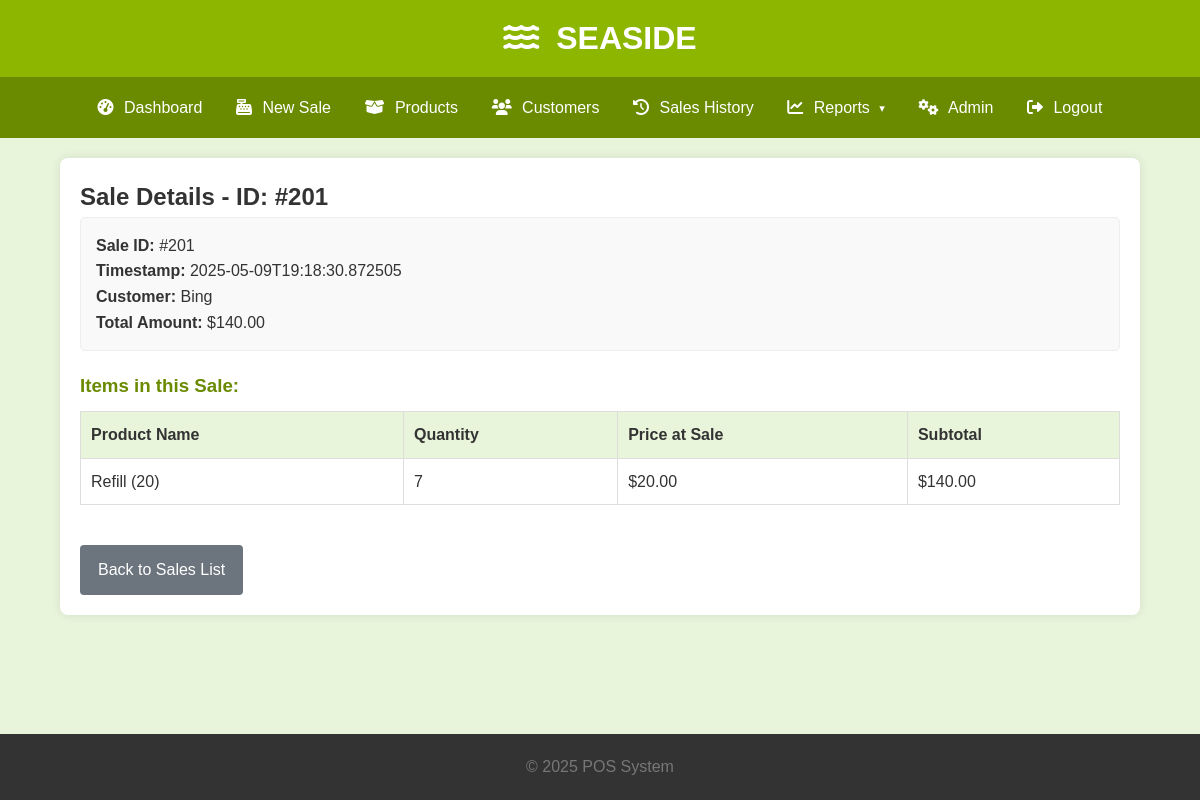
The app's page /sales/201 (signed in) with its own data.
### tables this page shows
CREATE TABLE Sales (
                SaleID INTEGER PRIMARY KEY AUTOINCREMENT,
                SaleTimestamp TEXT NOT NULL,
                TotalAmount REAL NOT NULL CHECK (TotalAmount >= 0),
                CustomerName TEXT DEFAULT 'N/A'
            );

CREATE TABLE SaleItems (
                SaleItemID INTEGER PRIMARY KEY AUTOINCREMENT,
                SaleID INTEGER NOT NULL,
                ProductName TEXT NOT NULL,
                Quantity INTEGER NOT NULL CHECK (Quantity > 0),
                PriceAtSale REAL NOT NULL,
                Subtotal REAL NOT NULL,
                FOREIGN KEY (SaleID) REFERENCES Sales (SaleID) ON DELETE CASCADE
            );

### app.py (the view)
@app.route('/sales/<int:sale_id>')
@login_required
def view_sale(sale_id):
    sale_details = db.get_sale_details_db(sale_id)
    if not sale_details:
        flash(f"Sale with ID {sale_id} not found.", "error")
        return redirect(url_for('list_sales'))
    return render_template('sales/details.html',
                           sale=sale_details["info"],
                           items=sale_details["items"],
                           title=f"Sale #{sale_id} Details")

### app.py (called while the page is built)
@app.context_processor
def utility_processor():
    return {'now': datetime.datetime.now,
            'min': min,
            'max': max,
            'logged_in': session.get('logged_in', False),
            'calendar': calendar
            }

def login_required(f):
    @wraps(f)
    def decorated_function(*args, **kwargs):
        if not session.get('logged_in'):
            flash("Please log in to access this page.", "warning")
            return redirect(url_for('login', next=request.url))
        return f(*args, **kwargs)
    return decorated_function

### db_operations.py (called while the page is built)
def get_db_connection():
    conn = None
    try:
        conn = sqlite3.connect(DATABASE_URL)
        conn.row_factory = sqlite3.Row  # Access columns by name
        conn.execute("PRAGMA foreign_keys = ON;")  # Ensure foreign key constraints are enforced
        logging.debug("Database connection established.")
    except sqlite3.Error as e:
        logging.error(f"Database connection error: {e}", exc_info=True)
        raise  # Re-raise the exception if connection fails
    return conn

### templates/sales/details.html
{% extends "base.html" %}
{% block content %}
<h2>Sale Details - ID: #{{ sale.SaleID }}</h2>
<div class="sale-info" style="margin-bottom: 20px; padding: 15px; background-color: #f9f9f9; border-radius: 5px; border: 1px solid #eee;">
    <p><strong>Sale ID:</strong> #{{ sale.SaleID }}</p>
    <p><strong>Timestamp:</strong> {{ sale.SaleTimestamp }}</p>
    <p><strong>Customer:</strong> {{ sale.CustomerName if sale.CustomerName else 'N/A' }}</p>
    <p><strong>Total Amount:</strong> ${{ "%.2f"|format(sale.TotalAmount) }}</p>
</div>
<h3>Items in this Sale:</h3>
{% if items %}
<table>
    <thead>
        <tr>
            <th>Product Name</th>
            <th>Quantity</th>
            <th>Price at Sale</th>
            <th>Subtotal</th>
        </tr>
    </thead>
    <tbody>
        {% for item in items %}
        <tr>
            <td>{{ item.ProductName }}</td>
            <td>{{ item.Quantity }}</td>
            <td>${{ "%.2f"|format(item.PriceAtSale) }}</td> <td>${{ "%.2f"|format(item.Subtotal) }}</td>   </tr>
        {% endfor %}
    </tbody>
</table>
{% else %}
<p>No items found for this sale. This might indicate an issue with the sale record.</p>
{% endif %}
<a href="{{ url_for('list_sales') }}" class="btn btn-secondary" style="margin-top: 20px;">Back to Sales List</a>
{% endblock %}

### static/css/style.css (style rules this page uses)
* { box-sizing: border-box; margin: 0; padding: 0; }
body { font-family: Arial, sans-serif; line-height: 1.6; background-color: #e9f5db; color: #333; display: flex; flex-direction: column; min-height: 100vh; }
.table-responsive-wrapper > table { width: 100%; border-collapse: collapse; }
.table-responsive-wrapper > table th, .table-responsive-wrapper > table td { border: 1px solid #ddd; padding: 10px; text-align: left; white-space: nowrap; }
.table-responsive-wrapper > table th { background-color: #e9f5db; }
.btn { padding: 12px 18px; color: white; background-color: #8DB600; border: none; border-radius: 4px; cursor: pointer; text-decoration: none; display: inline-block; font-size: 1rem; transition: background-color 0.2s ease-in-out; }
.btn-secondary { background-color: #6c757d; color: #fff; }
.content h3 { margin-top: 20px; margin-bottom: 10px; color: #6A8A00; }

### records on screen
Sales: SaleID "201", SaleTimestamp "2025-05-09T19:18:30.872505", CustomerName "Bing", TotalAmount "140.00"
SaleItems: ProductName "Refill (20)", Quantity "7", PriceAtSale "20.00", Subtotal "140.00"
